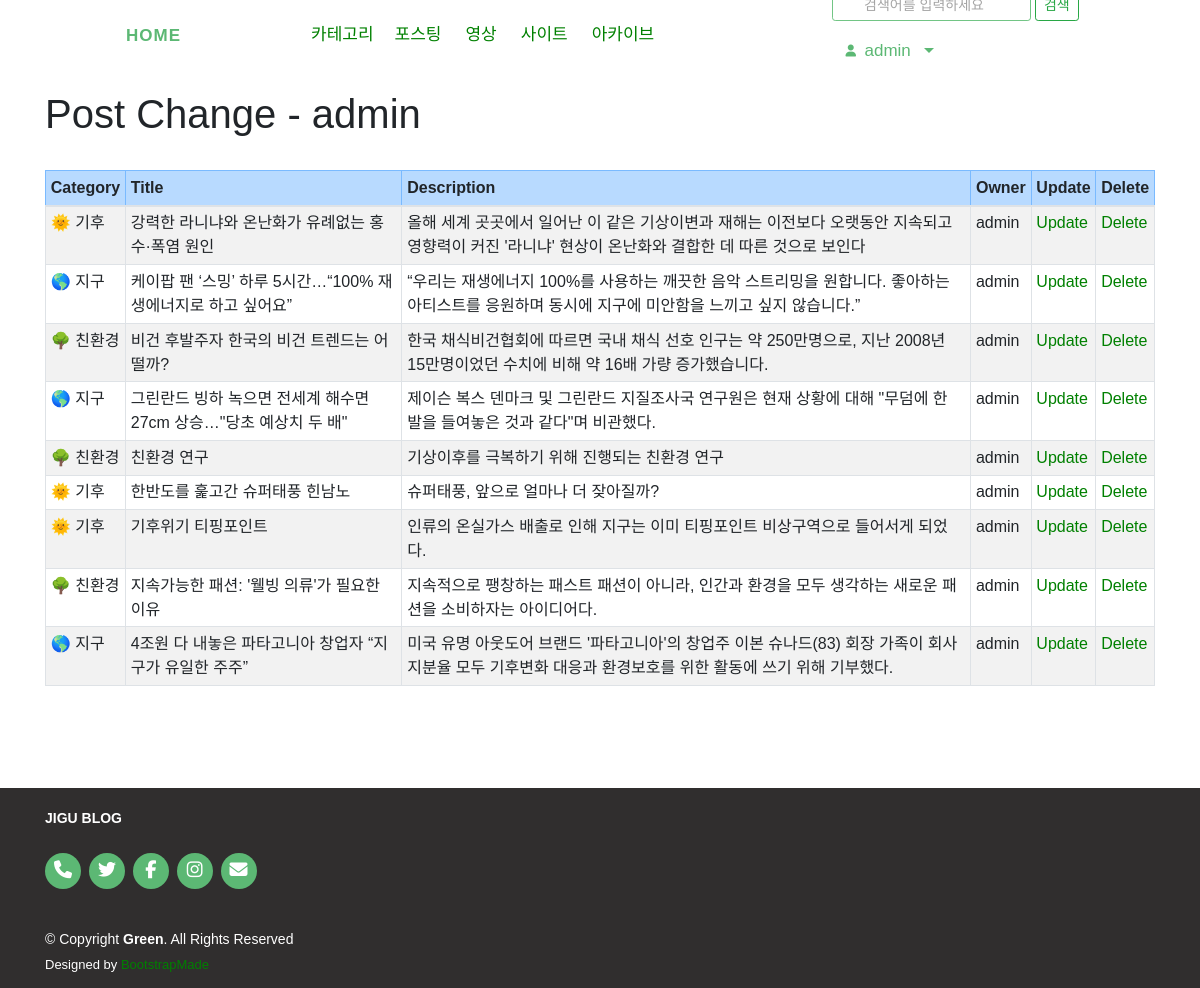
/blog/change/ (signed in), run on the app's committed database.
### blog/models.py (models this page shows, shortened)
class Post(models.Model):
    title = models.CharField(verbose_name='TITLE', max_length=50)
    slug = models.SlugField('SLUG', unique=True, allow_unicode=True, help_text='one word for title alias.')
    category = models.ForeignKey('Category', null=True, blank=True, on_delete=models.SET_NULL, verbose_name="CATEGORY")
    description = models.CharField('DESCRIPTION', max_length=100, blank=True, help_text='간단하게 포스트에 대해 설명해주세요.')
    image = ThumbnailImageField(upload_to = 'photo/%Y/%m', null=True, blank=True)
    content = models.TextField('CONTENT')
    create_dt = models.DateTimeField('CREATE DATE', auto_now_add=True)
    modify_dt = models.DateTimeField('MODIFY DATE', auto_now=True)
    tags = TaggableManager(blank=True, help_text='쉼표로 구분해서 작성해주세요.')
    owner = models.ForeignKey(User, on_delete=models.CASCADE, verbose_name="OWNER", blank=True, null=True)
    class Meta:
        verbose_name = 'post'
        verbose_name_plural = 'posts'
        db_table = 'blog_posts'
        ordering = ('-modify_dt',)

class Category(models.Model):
    name = models.CharField(max_length=50, unique=True)
    owner = models.ForeignKey(User, on_delete=models.CASCADE, verbose_name="OWNER", blank=True, null=True)
    class Meta:
        verbose_name_plural = 'Categories'
    def __str__(self):
        return self.name

### blog/views.py (the view)
# urls.py: path('change/', views.PostChangeLV.as_view(), name='change'),
class PostChangeLV(LoginRequiredMixin, ListView):
    template_name = 'blog/post_change_list.html'
    def get_queryset(self):
        return Post.objects.filter(owner = self.request.user)

### blog/templates/blog/post_change_list.html (shortened to what this page needs)
{% extends 'base.html' %}
{% block content %}
<div class="container">
    <h1>Post Change - {{ user }}</h1>
    <br>
    <table class="table table-bordered table-sm table-striped">
        <thead>
            <tr class="table-primary">
                <th>Category</th>
                <th>Title</th>
                <th>Description</th>
                <th>Owner</th>
                <th>Update</th>
                <th>Delete</th>
            </tr>
        </thead>
        <tbody>
            {% for item in object_list %}
            <tr>
                <td>{{ item.category }}</td>
                <td>{{ item.title }}</td>
                <td>{{ item.description }}</td>
                <td>{{ item.owner }}</td>
                <td><a href="{% url 'blog:update' item.id %}">Update</a></td>
                <td><a href="{% url 'blog:delete' item.id %}">Delete</a></td>
            </tr>
            {% endfor %}
        </tbody>
    </table>
</div>
{% endblock %}

### templates/base.html (shortened to what this page needs)
<!DOCTYPE html>
<html lang="ko">
<head>
    <link rel="stylesheet" href="https://maxcdn.bootstrapcdn.com/bootstrap/4.5.0/css/bootstrap.min.css">
    <link rel="stylesheet" as="style" crossorigin href="https://cdn.jsdelivr.net/gh/orioncactus/pretendard@v1.3.5/dist/web/static/pretendard.css" />
</head>
<body>
    <header id="header" class="d-flex align-items-center">
        <div class="navbar-collapse align-items-center ml-5">
            <div class="navbar-collapse align-items-center justify-content-between">
                <nav id="navbar" class="navbar navbar-expand-md ">
                    <h1 class="logo me-auto">
                        <a class="navbar-brand ml-5 mb-0 mx-5 font-weight-bold nav-link scrollto active" href="{% url 'home' %}">HOME</a>
                    </h1>
                    <ul class="navbar-nav mx-5" style="width:45%">
                        <li class="dropdown">
                            <a href="#">
                                <span class="mx-1">카테고리</span>
                            </a>
                        </li>
                        <li><a class="nav-link scrollto mx-1" href="{% url 'blog:index' %}">포스팅</a></li>
                        <li><a class="nav-link scrollto mx-1" href="{% url 'video:video' %}">영상</a></li>
                        <li><a class="nav-link scrollto mx-1" href="{% url 'blog:site' %}">사이트</a></li>
                        <li><a class="nav-link scrollto mx-1" href="{% url 'blog:post_archive' %}">아카이브</a></li>
                    </ul>
                    <div class="navbar">
                        <ul class="navbar-nav ml-3">
                            <form method="post" action="{% url 'blog:post_search' %}"> {% csrf_token %}
                                <input type="search" class="btn btn-outline-success btn-sm disabled" placeholder="검색어를 입력하세요" name="search_word" >
                                <button class="btn btn-outline-success btn-sm" type="submit" href="{% url 'blog:post_search' %}" > 검색 </button>
                            </form>
                        </ul>
                        <ul class="navbar-nav">
                            <li class="nav-item dropdown mx-1 btn">
                                {% if user.is_active %}
                                <a class="nav-link scrollto active dropdown-toggle text-black" href="#" data-toggle="dropdown">
                                    &ensp;{% firstof user.get_short_name user.get_username %}&ensp;
                                </a>
                                {% endif %}
                            </li>
                        </ul>
                    </div>
                </nav>
            </div>
        </div>
    </header>
    <div id="main-wrapper">
        <div id="main-content" class="">
            {% block content %}
            {% endblock %}
        </div>
    </div>
    <footer id="footer">
        <div class="container">
            <div class="footer_logo">JIGU BLOG</div>
            <div class="social-links">
                <a href="#" class="linkedin"><i class="fa-solid fa-phone"></i></a>
                <a href="#" class="twitter"><i class="fa-brands fa-twitter"></i></a>
                <a href="#" class="facebook"><i class="fa-brands fa-facebook-f"></i></a>
                <a href="#" class="instagram"><i class="fa-brands fa-instagram"></i></a>
                <a href="#" class="email"><i class="fa-solid fa-envelope"></i></a>
            </div>
            <div class="copyright">
                © Copyright <strong><span>Green</span></strong>. All Rights Reserved
            </div>
            <div class="credits">
                Designed by <a href="https://bootstrapmade.com/">BootstrapMade</a>
            </div>
        </div>
      </footer>
</body>
</html>

### templates/base.html (style rules this page uses)
* { font-family: 'Noto Sans KR', sans-serif, Pretendard, -apple-system, BlinkMacSystemFont, system-ui, Roboto, "Helvetica Neue", "Segoe UI", "Apple SD Gothic Neo", "Noto Sans KR", "Malgun Gothic", "Apple Color Emoji", "Segoe UI Emoji", "Segoe UI Symbol", sans-serif; }
html, body { margin: 0; padding: 0; height: 100%; }
#main-wrapper { margin: 20px 0; height: auto; min-height: 100%; padding-bottom: 266px; }
footer .footer_logo { padding-bottom: 24px; color: black; font-weight: 600; }
#header { background: #fff; transition: all 0.5s; z-index: 997; height: 70px; }
#header .logo { font-size: 40px; margin: 0; padding: 0; line-height: 1; font-weight: 700; letter-spacing: 1px; text-transform: uppercase; }
#header .logo a { color: #5cb874; }
.navbar { padding: 0; }
.navbar ul { margin: 0; padding: 0; display: flex; list-style: none; align-items: center; }
.navbar li { position: relative; }
.navbar a, .navbar a:focus { display: flex; align-items: center; justify-content: space-between; padding: 10px 0 10px 30px; font-size: 17px; color: #222222; white-space: nowrap; transition: 0.3s; }
.navbar a:hover, .navbar .active, .navbar .active:focus, .navbar li:hover>a { color: #5cb874; }
#footer { background: rgb(48, 46, 46); color: #fff; font-size: 14px; text-align: left; padding: 10px 0; height: 200px; position: relative; transform : translateY(-100%); width: 100%; padding: 20px 0; }
#footer .social-links { margin: 0 0 40px 0; }
#footer .social-links a { font-size: 18px; display: inline-block; background: #5cb874; color: #fff; line-height: 1; padding: 8px 0; margin-right: 4px; border-radius: 50%; text-align: center; width: 36px; height: 36px; transition: 0.3s; }
#footer .copyright { margin: 0 0 5px 0; }
#footer .credits { font-size: 13px; }
#footer .footer_logo { color: white; }

### blog/templates/blog/post_change_list.html (style rules this page uses)
a:link { color : green; text-decoration: none; }

### data on the page
Post: category "🌞 기후", title "강력한 라니냐와 온난화가 유례없는 홍수·폭염 원인", description "올해 세계 곳곳에서 일어난 이 같은 기상이변과 재해는 이전보다 오랫동안 지속되고 영향력이 커진 '라니냐' 현상이 온난화와 결합한 데 따른 것으로 보인다", owner "admin"
Post: category "🌎 지구", title "케이팝 팬 ‘스밍’ 하루 5시간…“100% 재생에너지로 하고 싶어요”", description "“우리는 재생에너지 100%를 사용하는 깨끗한 음악 스트리밍을 원합니다. 좋아하는 아티스트를 응원하며 동시에 지구에 미안함을 느끼고 싶지 않습니다.”", owner "admin"
Post: category "🌳 친환경", title "비건 후발주자 한국의 비건 트렌드는 어떨까?", description "한국 채식비건협회에 따르면 국내 채식 선호 인구는 약 250만명으로, 지난 2008년 15만명이었던 수치에 비해 약 16배 가량 증가했습니다.", owner "admin"
Post: category "🌎 지구", title "그린란드 빙하 녹으면 전세계 해수면 27cm 상승…\"당초 예상치 두 배\"", description "제이슨 복스 덴마크 및 그린란드 지질조사국 연구원은 현재 상황에 대해 \"무덤에 한 발을 들여놓은 것과 같다\"며 비관했다.", owner "admin"
Post: category "🌳 친환경", title "친환경 연구", description "기상이후를 극복하기 위해 진행되는 친환경 연구", owner "admin"
Post: category "🌞 기후", title "한반도를 훑고간 슈퍼태풍 힌남노", description "슈퍼태풍, 앞으로 얼마나 더 잦아질까?", owner "admin"
Post: category "🌞 기후", title "기후위기 티핑포인트", description "인류의 온실가스 배출로 인해 지구는 이미 티핑포인트 비상구역으로 들어서게 되었다.", owner "admin"
Post: category "🌳 친환경", title "지속가능한 패션: '웰빙 의류'가 필요한 이유", description "지속적으로 팽창하는 패스트 패션이 아니라, 인간과 환경을 모두 생각하는 새로운 패션을 소비하자는 아이디어다.", owner "admin"
Post: category "🌎 지구", title "4조원 다 내놓은 파타고니아 창업자 “지구가 유일한 주주”", description "미국 유명 아웃도어 브랜드 '파타고니아'의 창업주 이본 슈나드(83) 회장 가족이 회사 지분율 모두 기후변화 대응과 환경보호를 위한 활동에 쓰기 위해 기부했다.", owner "admin"

### other printed values
{{ user }} "admin"
